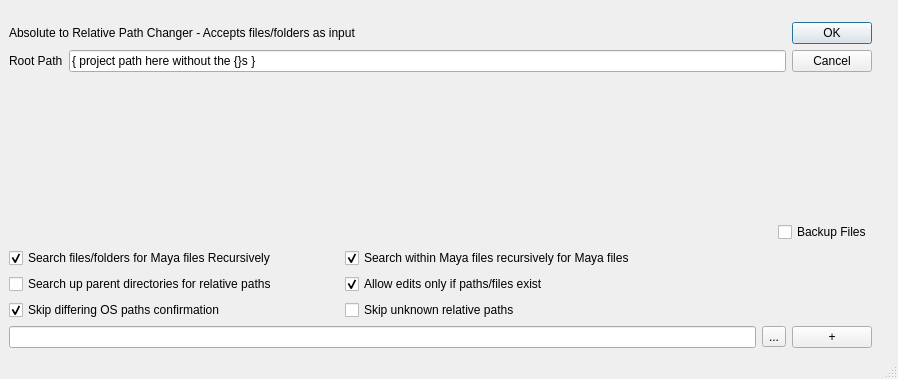
<?xml version="1.0" encoding="UTF-8"?>
<ui version="4.0">
 <class>MainWindow</class>
 <widget class="QMainWindow" name="MainWindow">
  <property name="geometry">
   <rect>
    <x>0</x>
    <y>0</y>
    <width>898</width>
    <height>379</height>
   </rect>
  </property>
  <property name="windowTitle">
   <string>MainWindow</string>
  </property>
  <widget class="QWidget" name="centralwidget">
   <layout class="QGridLayout" name="gridLayout">
    <item row="0" column="2">
     <spacer name="verticalSpacer">
      <property name="orientation">
       <enum>Qt::Vertical</enum>
      </property>
      <property name="sizeType">
       <enum>QSizePolicy::Fixed</enum>
      </property>
      <property name="sizeHint" stdset="0">
       <size>
        <width>17</width>
        <height>13</height>
       </size>
      </property>
     </spacer>
    </item>
    <item row="1" column="0" colspan="2">
     <layout class="QGridLayout" name="gridLayout_top">
      <item row="1" column="0">
       <widget class="QLabel" name="root_path_l">
        <property name="toolTip">
         <string>&lt;html&gt;&lt;head/&gt;&lt;body&gt;&lt;p&gt;Write the type of license you want. Possible options are commercial, student, educational, institutional&lt;/p&gt;&lt;/body&gt;&lt;/html&gt;</string>
        </property>
        <property name="whatsThis">
         <string>&lt;html&gt;&lt;head/&gt;&lt;body&gt;&lt;p&gt;The license type that the Maya files/folders will be changed to.&lt;/p&gt;&lt;/body&gt;&lt;/html&gt;</string>
        </property>
        <property name="text">
         <string>Root Path</string>
        </property>
       </widget>
      </item>
      <item row="1" column="1">
       <widget class="QLineEdit" name="root_path_le">
        <property name="toolTip">
         <string>&lt;html&gt;&lt;head/&gt;&lt;body&gt;&lt;p&gt;Write the type of license you want. Possible options are commercial, student, educational, institutional&lt;/p&gt;&lt;/body&gt;&lt;/html&gt;</string>
        </property>
        <property name="whatsThis">
         <string>&lt;html&gt;&lt;head/&gt;&lt;body&gt;&lt;p&gt;The license type that the Maya files/folders will be changed to.&lt;/p&gt;&lt;/body&gt;&lt;/html&gt;</string>
        </property>
        <property name="text">
         <string>{ project path here without the {}s }</string>
        </property>
       </widget>
      </item>
      <item row="0" column="2" rowspan="2">
       <widget class="QDialogButtonBox" name="ok_cancel_b">
        <property name="orientation">
         <enum>Qt::Vertical</enum>
        </property>
        <property name="standardButtons">
         <set>QDialogButtonBox::Cancel|QDialogButtonBox::Ok</set>
        </property>
       </widget>
      </item>
      <item row="0" column="0" colspan="2">
       <widget class="QLabel" name="application_l">
        <property name="whatsThis">
         <string>&lt;html&gt;&lt;head/&gt;&lt;body&gt;&lt;p&gt;You can choose Maya files or search entire folders and subfolders to change their license types. This script is to avoid Maya's pop-up window when opening files stating that the file was saved in a student version of Maya. Under no circumstances should this script be used to create projects that monetize their products.&lt;/p&gt;&lt;/body&gt;&lt;/html&gt;</string>
        </property>
        <property name="text">
         <string>Absolute to Relative Path Changer - Accepts files/folders as input</string>
        </property>
       </widget>
      </item>
     </layout>
    </item>
    <item row="2" column="0" colspan="2">
     <spacer name="main_group_spacer">
      <property name="orientation">
       <enum>Qt::Vertical</enum>
      </property>
      <property name="sizeHint" stdset="0">
       <size>
        <width>700</width>
        <height>249</height>
       </size>
      </property>
     </spacer>
    </item>
    <item row="4" column="0">
     <layout class="QVBoxLayout" name="verticalLayout_2">
      <item>
       <widget class="QCheckBox" name="recursive_cb">
        <property name="sizePolicy">
         <sizepolicy hsizetype="Fixed" vsizetype="Fixed">
          <horstretch>0</horstretch>
          <verstretch>0</verstretch>
         </sizepolicy>
        </property>
        <property name="minimumSize">
         <size>
          <width>300</width>
          <height>0</height>
         </size>
        </property>
        <property name="toolTip">
         <string>&lt;html&gt;&lt;head/&gt;&lt;body&gt;&lt;p&gt;(Optional) Enable to search all folders and subfolders for Maya files to change&lt;/p&gt;&lt;/body&gt;&lt;/html&gt;</string>
        </property>
        <property name="whatsThis">
         <string>&lt;html&gt;&lt;head/&gt;&lt;body&gt;&lt;p&gt;Searches within folders you specify recursively for valid Maya files&lt;/p&gt;&lt;/body&gt;&lt;/html&gt;</string>
        </property>
        <property name="text">
         <string>Search files/folders for Maya files Recursively</string>
        </property>
        <property name="checked">
         <bool>true</bool>
        </property>
       </widget>
      </item>
      <item>
       <widget class="QCheckBox" name="seekPath_cb">
        <property name="sizePolicy">
         <sizepolicy hsizetype="Fixed" vsizetype="Fixed">
          <horstretch>0</horstretch>
          <verstretch>0</verstretch>
         </sizepolicy>
        </property>
        <property name="minimumSize">
         <size>
          <width>300</width>
          <height>0</height>
         </size>
        </property>
        <property name="toolTip">
         <string>&lt;html&gt;&lt;head/&gt;&lt;body&gt;&lt;p&gt;(Optional) Aggressively searches for a relative path, even if above the root path&lt;/p&gt;&lt;/body&gt;&lt;/html&gt;</string>
        </property>
        <property name="whatsThis">
         <string>&lt;html&gt;&lt;head/&gt;&lt;body&gt;&lt;p&gt;Searches for a relative path to the root path no matter what, even if the source string lies above the root path. Uses notation ..\, ..\\ or ../ to indicate when the script goes &amp;quot;up&amp;quot; a parent folder.&lt;br/&gt;&lt;br/&gt;This option can break some Maya scenes because not all Maya nodes support ..\ notation.&lt;/p&gt;&lt;/body&gt;&lt;/html&gt;</string>
        </property>
        <property name="text">
         <string>Search up parent directories for relative paths</string>
        </property>
       </widget>
      </item>
      <item>
       <widget class="QCheckBox" name="skipPathConfirmation_cb">
        <property name="sizePolicy">
         <sizepolicy hsizetype="Fixed" vsizetype="Fixed">
          <horstretch>0</horstretch>
          <verstretch>0</verstretch>
         </sizepolicy>
        </property>
        <property name="minimumSize">
         <size>
          <width>330</width>
          <height>0</height>
         </size>
        </property>
        <property name="toolTip">
         <string>&lt;html&gt;&lt;head/&gt;&lt;body&gt;&lt;p&gt;(Optional) If a path is identified as being UNIX-based on a Windows machine, the script will stop and ask the user if it should process the string.&lt;/p&gt;&lt;/body&gt;&lt;/html&gt;</string>
        </property>
        <property name="whatsThis">
         <string>&lt;html&gt;&lt;head/&gt;&lt;body&gt;&lt;p&gt;When differing OSes touch the same source file, their absolute paths are stored in their native format. This can cause errors if the path being resolved is from another OS. If you want greater control over what is processed and what isn't, disable this option.&lt;/p&gt;&lt;/body&gt;&lt;/html&gt;</string>
        </property>
        <property name="text">
         <string>Skip differing OS paths confirmation</string>
        </property>
        <property name="checked">
         <bool>true</bool>
        </property>
       </widget>
      </item>
     </layout>
    </item>
    <item row="4" column="1">
     <layout class="QVBoxLayout" name="verticalLayout">
      <item>
       <widget class="QCheckBox" name="searchForMayaFiles_cb">
        <property name="toolTip">
         <string>&lt;html&gt;&lt;head/&gt;&lt;body&gt;&lt;p&gt;(Optional) If a Maya file is found within the current Maya file being processed, it will have its paths processed, too&lt;/p&gt;&lt;/body&gt;&lt;/html&gt;</string>
        </property>
        <property name="whatsThis">
         <string>&lt;html&gt;&lt;head/&gt;&lt;body&gt;&lt;p&gt;Maya can reference other Maya files within an ASCII scene file. If any such file is found and the option is enabled, those Maya reference files will be processed, too.&lt;/p&gt;&lt;/body&gt;&lt;/html&gt;</string>
        </property>
        <property name="text">
         <string>Search within Maya files recursively for Maya files</string>
        </property>
        <property name="checked">
         <bool>true</bool>
        </property>
       </widget>
      </item>
      <item>
       <widget class="QCheckBox" name="checkExists_cb">
        <property name="toolTip">
         <string>&lt;html&gt;&lt;head/&gt;&lt;body&gt;&lt;p&gt;(Optional) This option will only allow edits to a string or path to be made if the script can prove that it can be proven that it actually exists on the current machine. HIGHLY RECOMMENDED that it is ENABLED but it can also be turned off if you're working remotely or off the SCAD network.&lt;/p&gt;&lt;/body&gt;&lt;/html&gt;</string>
        </property>
        <property name="whatsThis">
         <string>&lt;html&gt;&lt;head/&gt;&lt;body&gt;&lt;p&gt;This option was created to remove strings that were being flagged despite being false positives. It is very dangerous to run the script without using this option.&lt;/p&gt;&lt;/body&gt;&lt;/html&gt;</string>
        </property>
        <property name="text">
         <string>Allow edits only if paths/files exist</string>
        </property>
        <property name="checked">
         <bool>true</bool>
        </property>
       </widget>
      </item>
      <item>
       <widget class="QCheckBox" name="skipUnknownRelPaths_cb">
        <property name="sizePolicy">
         <sizepolicy hsizetype="Expanding" vsizetype="Fixed">
          <horstretch>0</horstretch>
          <verstretch>0</verstretch>
         </sizepolicy>
        </property>
        <property name="toolTip">
         <string>&lt;html&gt;&lt;head/&gt;&lt;body&gt;&lt;p&gt;(Optional) Enable only if your executions are running slowly or producing poor results.&lt;/p&gt;&lt;/body&gt;&lt;/html&gt;</string>
        </property>
        <property name="whatsThis">
         <string>&lt;html&gt;&lt;head/&gt;&lt;body&gt;&lt;p&gt;To some degree, strings can be &amp;quot;proven&amp;quot; to be absolute or relative paths without necessarily knowing if the path exists. Strings that cannot be proven can still be processed however. &lt;br/&gt;&lt;br/&gt;There's a chance that an unknown string can be found to be relative. In which case, it can be processed. But not allowing this option can slow down scripts considerably so keep that in mind.&lt;/p&gt;&lt;/body&gt;&lt;/html&gt;</string>
        </property>
        <property name="text">
         <string>Skip unknown relative paths</string>
        </property>
        <property name="checked">
         <bool>false</bool>
        </property>
       </widget>
      </item>
     </layout>
    </item>
    <item row="3" column="0" colspan="2">
     <layout class="QHBoxLayout" name="horizontalLayout_3">
      <item>
       <spacer name="horizontalSpacer">
        <property name="orientation">
         <enum>Qt::Horizontal</enum>
        </property>
        <property name="sizeHint" stdset="0">
         <size>
          <width>40</width>
          <height>20</height>
         </size>
        </property>
       </spacer>
      </item>
      <item>
       <widget class="QCheckBox" name="backupFile_cb">
        <property name="toolTip">
         <string>&lt;html&gt;&lt;head/&gt;&lt;body&gt;&lt;p&gt;(Optional) Makes a copy of the file before processing it.&lt;/p&gt;&lt;/body&gt;&lt;/html&gt;</string>
        </property>
        <property name="whatsThis">
         <string>&lt;html&gt;&lt;head/&gt;&lt;body&gt;&lt;p&gt;Makes a copy of the file before processing it.&lt;/p&gt;&lt;/body&gt;&lt;/html&gt;</string>
        </property>
        <property name="text">
         <string>Backup Files</string>
        </property>
        <property name="checked">
         <bool>false</bool>
        </property>
       </widget>
      </item>
     </layout>
    </item>
    <item row="5" column="0" colspan="2">
     <layout class="QHBoxLayout" name="horizontalLayout_2">
      <item>
       <widget class="QLineEdit" name="folder_file_le">
        <property name="toolTip">
         <string>&lt;html&gt;&lt;head/&gt;&lt;body&gt;&lt;p&gt;Enter the file or folder location you wish to backup&lt;/p&gt;&lt;/body&gt;&lt;/html&gt;</string>
        </property>
        <property name="whatsThis">
         <string>&lt;html&gt;&lt;head/&gt;&lt;body&gt;&lt;p&gt;Enter the file or folder location you wish to backup&lt;/p&gt;&lt;/body&gt;&lt;/html&gt;</string>
        </property>
       </widget>
      </item>
      <item>
       <widget class="QToolButton" name="detail_b">
        <property name="toolTip">
         <string>&lt;html&gt;&lt;head/&gt;&lt;body&gt;&lt;p&gt;Press to open a browser window for a file/folder that you wish to backup&lt;/p&gt;&lt;/body&gt;&lt;/html&gt;</string>
        </property>
        <property name="whatsThis">
         <string>&lt;html&gt;&lt;head/&gt;&lt;body&gt;&lt;p&gt;A button that lets you browse for a folder or file&lt;/p&gt;&lt;/body&gt;&lt;/html&gt;</string>
        </property>
        <property name="text">
         <string>...</string>
        </property>
       </widget>
      </item>
      <item>
       <widget class="QPushButton" name="more_b">
        <property name="toolTip">
         <string>&lt;html&gt;&lt;head/&gt;&lt;body&gt;&lt;p&gt;Press this to add another folder/file to backup&lt;/p&gt;&lt;/body&gt;&lt;/html&gt;</string>
        </property>
        <property name="whatsThis">
         <string>&lt;html&gt;&lt;head/&gt;&lt;body&gt;&lt;p&gt;Adds another folder/file field so you can add more to your backup&lt;/p&gt;&lt;/body&gt;&lt;/html&gt;</string>
        </property>
        <property name="text">
         <string>+</string>
        </property>
       </widget>
      </item>
     </layout>
    </item>
   </layout>
   <zorder>verticalLayoutWidget</zorder>
   <zorder>more_b</zorder>
   <zorder>verticalLayoutWidget_2</zorder>
  </widget>
  <widget class="QStatusBar" name="statusbar"/>
  <action name="actionNew">
   <property name="text">
    <string>New</string>
   </property>
  </action>
  <action name="actionOpen">
   <property name="text">
    <string>Open...</string>
   </property>
  </action>
  <action name="actionSave_Config">
   <property name="text">
    <string>Save...</string>
   </property>
  </action>
  <action name="actionAbout">
   <property name="text">
    <string>About</string>
   </property>
  </action>
  <action name="actionContact">
   <property name="text">
    <string>Contact</string>
   </property>
  </action>
 </widget>
 <resources/>
 <connections/>
</ui>
